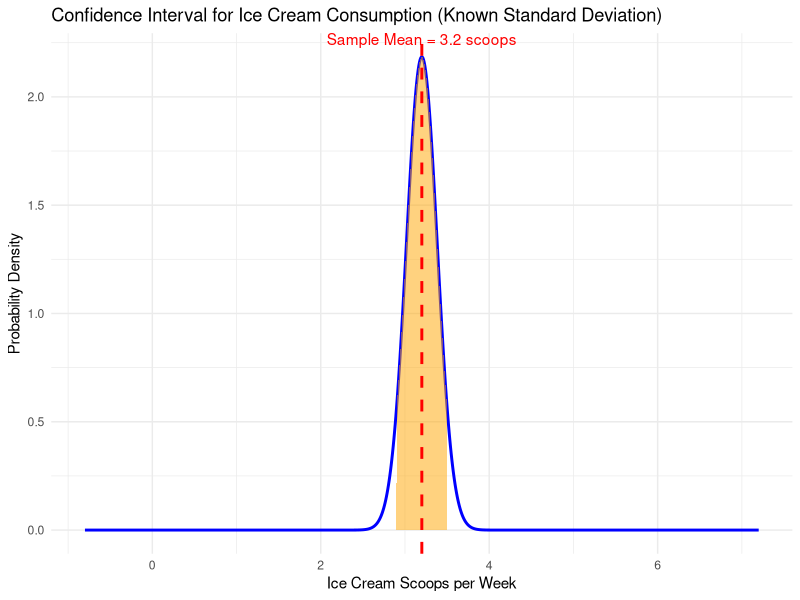

Generate this figure with R:
## ---- chunk 1
knitr::opts_chunk$set(echo = TRUE)
## ---- chunk 2
confidence <- 0.95
std_dev <- 1
sample_size <- 30
sample_mean <- 3.2
## ---- chunk 3
z_value <- qnorm(0.95)
z_value
## ---- chunk 4
margin_of_error <- z_value * (std_dev / sqrt(sample_size))
margin_of_error
## ---- chunk 5
lower_bound <- sample_mean - margin_of_error
upper_bound <- sample_mean + margin_of_error
## ---- chunk 6
cat(sprintf("95%% Confidence Interval: (%.3f, %.3f)\n", lower_bound, upper_bound))
## ---- chunk 7
install.packages("ggplot2")

# Load required package
library(ggplot2)



# Create x values (range around the mean)
x <- seq(sample_mean - 4 * std_dev, sample_mean + 4 * std_dev, length = 1000)

# Sampling distribution (standard error)
y <- dnorm(x, mean = sample_mean, sd = std_dev / sqrt(sample_size))

# Data frame for plotting
df <- data.frame(x = x, y = y)

# Plot
ggplot(df, aes(x, y)) +
  geom_line(color = "blue", size = 1) +
  geom_area(data = subset(df, x >= lower_bound & x <= upper_bound), aes(x, y), fill = "orange", alpha = 0.5) +
  geom_vline(xintercept = sample_mean, color = "red", linetype = "dashed", size = 1) +
  labs(title = "Confidence Interval for Ice Cream Consumption (Known Standard Deviation)",
       x = "Ice Cream Scoops per Week",
       y = "Probability Density") +
  theme_minimal() +
  annotate("text", x = sample_mean, y = max(y), label = sprintf("Sample Mean = %.1f scoops", sample_mean), vjust = -1, color = "red")

